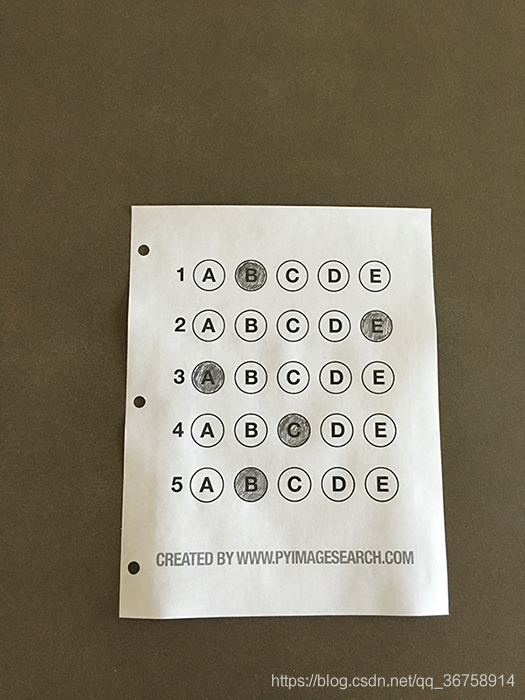
#> input picture cv_project/答题卡识别/image.png, 525 x 700 px
$ jupyter execute --allow-errors '01 答题卡识别.ipynb'
#> lines starting #> are read from the running program, lines starting #| are printed output that depends on the picture; after the words box and inside, x2 and y2 are one past the last pixel; in counts of white or black regions, pixels touching at a corner belong together
[cell 1]
import numpy as np
import cv2 as cv

[cell 2]
def cv_show(name,img):
    cv.imshow(name, img)
    cv.waitKey(0)
    cv.destroyAllWindows()

[cell 3]
# 正确答案
ANSWER_KEY = {0: 1,1: 2, 2: 0, 3: 2, 4: 3}

[cell 4]
#读入图片并查看
image = cv.imread('image.png')
#> image is the input picture: shape (700, 525, 3); mean B, G, R 105.1, 123.5, 131
cv_show('image', image)

[cell 5]
#高斯滤波
gray = cv.cvtColor(image, cv.COLOR_BGR2GRAY)
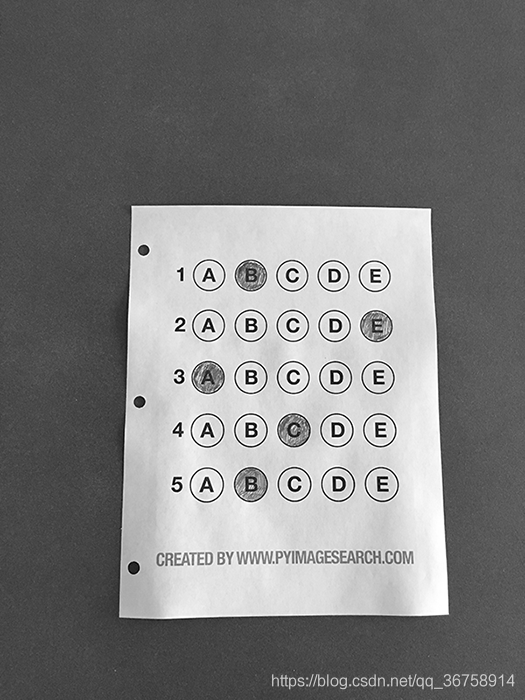
#> gray: shape (700, 525); min 0, max 255, mean 123.6
blurred = cv.GaussianBlur(gray, (5, 5), 0)
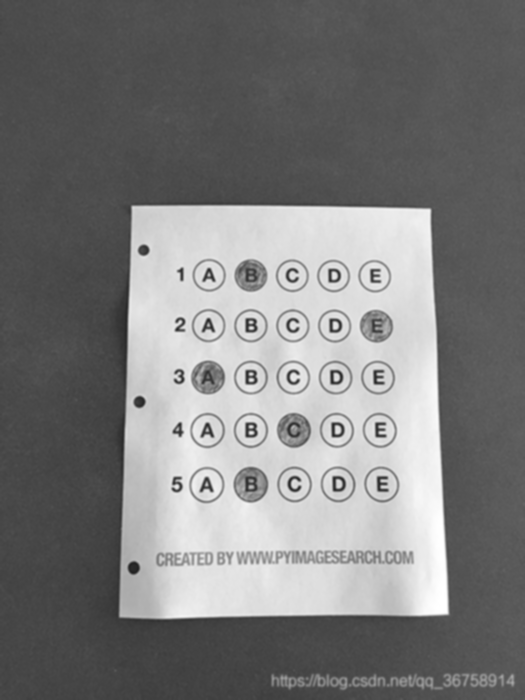
#> blurred: shape (700, 525); min 34, max 255, mean 123.6
cv_show('blurred', blurred)

[cell 6]
#边缘检测
edged = cv.Canny(blurred, 75, 200)
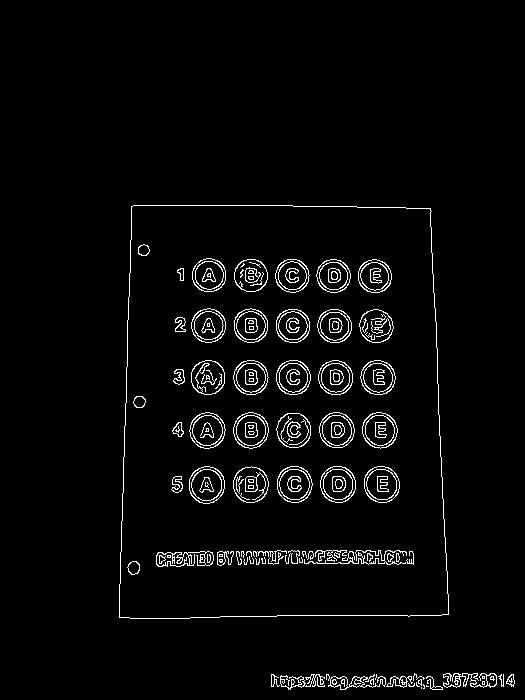
#> edged: shape (700, 525); 3.3% white in thin lines or dots, all inside (x1, y1, x2, y2) = (119, 205, 515, 690)
cv_show('edged', edged)

[cell 7]
#轮廓检测，检测出外轮廓
cnts = cv.findContours(edged.copy(), cv.RETR_EXTERNAL, cv.CHAIN_APPROX_SIMPLE)[1]
#> cnts = 21 contours, 13 with area under 20; largest, box (x1, y1, x2, y2) and area: (119, 205, 449, 619) 128732, (443, 673, 497, 688) 352, (326, 674, 386, 690) 286, (386, 676, 413, 688) 149, (280, 674, 325, 690) 120, (506, 674, 515, 687) 60, (271, 674, 280, 687) 36, (426, 676, 443, 690) 32
contours_img = image.copy()
cv.drawContours(contours_img, cnts, -1, [0, 0, 255], 3)
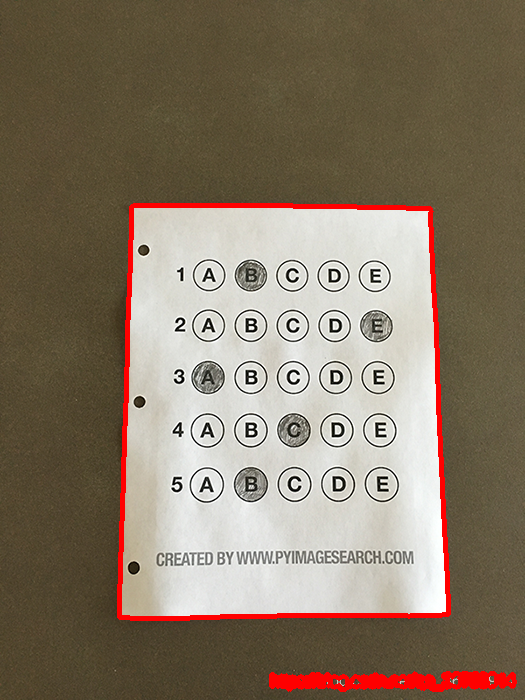
#> contours_img: shape (700, 525, 3); 2.92% of pixels changed, all inside (x1, y1, x2, y2) = (117, 203, 517, 692)
cv_show('contours_img',contours_img)
#> (the rest of this cell did not finish here and is left out)

[cell 8]
#通过比较轮廓周长、面积的方式筛选出最外围的轮廓
cnts = sorted(cnts, key=cv.contourArea, reverse=True)

[cell 9]
#进行透视变换只需要4个点（左上，右上，右下，左下）的位置即可完成，故需要找到此外轮廓的近似多边形的坐标。
peri = cv.arcLength(cnts[0], True)
#> peri = 1462.8
approx = cv.approxPolyDP(cnts[0], 0.02 * peri, True)
#> approx = [[131, 206], [119, 617], [448, 614], [430, 208]]
print(approx)
#| [[[131 206]]
#|  [[119 617]]
#|  [[448 614]]
#|  [[430 208]]]

[cell 10]
#将得到的点坐标按照左上，右上，右下，左下排序
#为了使现在得到的点与投射完成后的点的位置一一对应，在这里要先将这些点按一定顺序排列。
pts = approx.reshape(4, 2)
#> pts = [[131, 206], [119, 617], [448, 614], [430, 208]]
rect = np.zeros((4, 2), dtype=np.float32)
s = np.sum(pts, axis=1)
#> s = [337, 736, 1062, 638]
rect[0] = pts[np.argmin(s)]
rect[2] = pts[np.argmax(s)]
diff = np.diff(pts, axis=1)
#> diff = [75, 498, 166, -222]
rect[1] = pts[np.argmin(diff)]
rect[3] = pts[np.argmax(diff)]

[cell 11]
#获取变换后对应坐标位置
# 变换后，图像的长和宽应该变为：
# 长 = max（变换前左边长，变换前右边长）
# 宽 = max（变换前上边长，变换前下边长）
# 设变换后图像的左上角位置为原点位置。
# 获取坐标点
tl, tr, br, bl = rect
# 计算输入的w和h值
widthA = np.sqrt(((br[0]-bl[0]) ** 2) + ((br[1]-bl[1]) ** 2))
widthB = np.sqrt(((tr[0]-tl[0]) ** 2) + ((tr[1]-tl[1]) ** 2))
maxWidth = max(int(widthA), int(widthB))

heightA = np.sqrt(((tr[0] - br[0]) ** 2) + ((tr[1] - br[1]) ** 2))
heightB = np.sqrt(((tl[0] - bl[0]) ** 2) + ((tl[1] - bl[1]) ** 2))
maxHeight = max(int(heightA), int(heightB))
# 变换后对应坐标位置
dst = np.array([[0, 0],
               [maxWidth-1, 0],
               [maxWidth-1, maxHeight-1],
               [0, maxHeight-1]], dtype=np.float32)

[cell 12]
#计算变换矩阵并做透视变换
H = cv.getPerspectiveTransform(rect, dst)
warped = cv.warpPerspective(gray, H, (maxWidth, maxHeight))
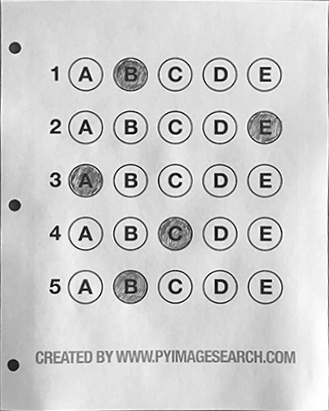
#> warped: shape (411, 329); min 0, max 255, mean 206.3
cv_show('warped',warped)

[cell 13]
#二值化
thresh = cv.threshold(warped, 0, 255, cv.THRESH_BINARY_INV|cv.THRESH_OTSU)[1]
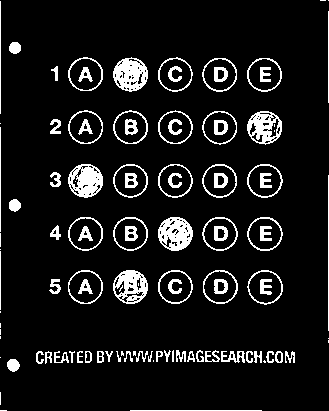
#> thresh: shape (411, 329); 9.5% white; 107 white regions (23 under 20 px)
cv_show('thresh',thresh)

[cell 14]
#找到轮廓并将它们涂黑
thresh_Contours = thresh.copy()
cnts = cv.findContours(thresh_Contours, cv.RETR_EXTERNAL, cv.CHAIN_APPROX_SIMPLE)[1]
#> cnts = 82 contours, 32 with area under 20; largest, box (x1, y1, x2, y2) and area: (247, 270, 283, 305) 910, (247, 217, 283, 251) 905, (203, 270, 238, 304) 901, (68, 270, 103, 304) 901, (202, 217, 238, 251) 900
print(len(cnts))
#| 82
cv.drawContours(thresh_Contours, cnts, -1, (0, 0, 0), 3)
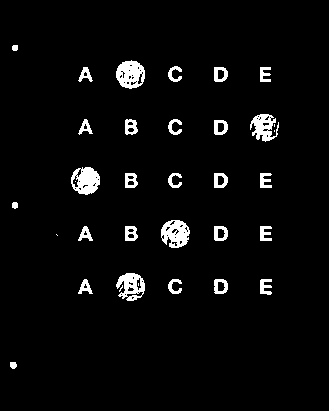
#> thresh_Contours: shape (411, 329); 3.9% white; 34 white regions (6 under 20 px), largest, box (x1, y1, x2, y2) and area: (116, 60, 145, 89) 584, (71, 167, 100, 195) 565, (161, 220, 190, 248) 555
cv_show('thresh_Contours',thresh_Contours)
